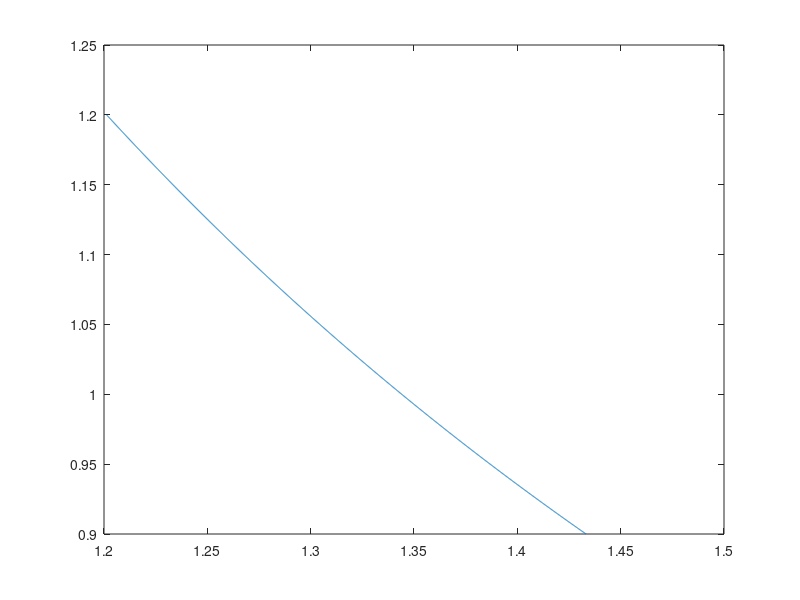
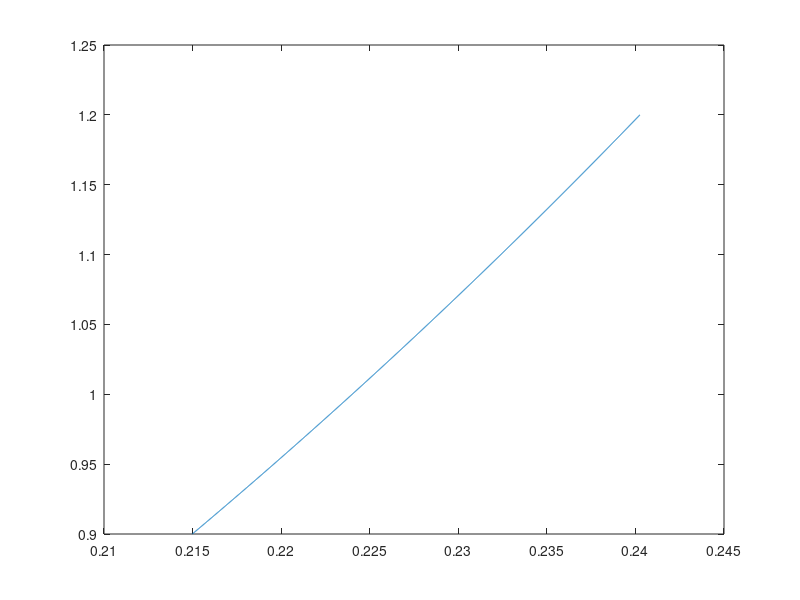

These figures' MATLAB source, in order:
cc = 0.9:0.0001:1.2;


kappa = zeros(1, numel(cc));


for kk=1:numel(cc)
   kappa(kk) = 6/(cc(kk)*(sqrt(12/cc(kk)) + 1)); 
    
end


figure; plot(kappa, cc);



S_test = zeros(1,numel(cc));

for kk=1:numel(cc)

    S_test(kk) = 1/(sqrt(12/cc(kk)) +1);
    
end

figure; plot(S_test, cc);